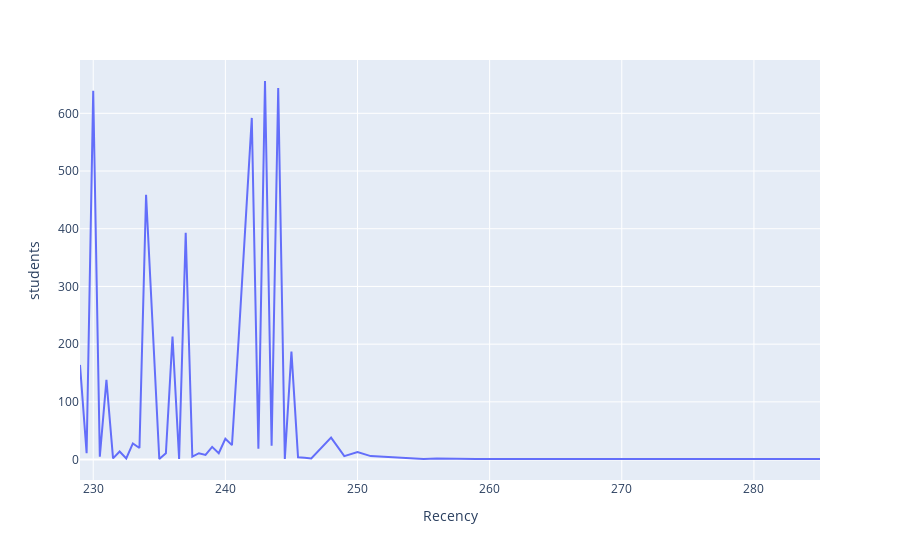

The cell this chart's notebook holds for it:
### Code cell
recency_analysis = rfm.groupby('Recency', as_index=False) \
    .agg({'id_student': 'count'}) \
    .rename(columns={'id_student': 'students'})
fig = px.line(recency_analysis, x='Recency', y='students')
fig.show()

# По созданному графику можно заметить, что время сдачи экзаменов можно разделить на три промежутка
# 1 - время сдачи менее 233 дней после начала курса
# 2 - время сдачи находится в промежутке (232; 239] дней после начала курса
# 3 - время сдачи больше 239 дней после начала курса

### Figure 1 — Plotly figure (JSON) as saved in the notebook; plotly's stock layout.template omitted (floating-point values rounded to 4 significant figures)
{"data": [{"hovertemplate": "Recency=%{x}<br>students=%{y}<extra></extra>", "legendgroup": "", "line": {"color": "#636efa", "dash": "solid"}, "mode": "lines", "name": "", "orientation": "v", "showlegend": false, "type": "scatter", "x": [229, 229.5, 230, 230.5, 231, 231.5, 232, 232.5, 233, 233.5, 234, 235, 235.5, 236, 236.5, 237, 237.5, 238, 238.5, 239, 239.5, 240, 240.5, 241, 242, 242.5, 243, 243.5, 244, 244.5, 245, 245.5, 246, 246.5, 248, 249, 250, 251, 252, 255, 256, 259, 266, 279, 285], "xaxis": "x", "y": [164, 11, 639, 5, 138, 2, 14, 2, 28, 20, 459, 1, 11, 213, 1, 393, 5, 11, 8, 22, 11, 36, 25, 207, 592, 19, 656, 24, 644, 1, 187, 4, 3, 2, 38, 6, 13, 6, 5, 1, 2, 1, 1, 1, 1], "yaxis": "y"}], "layout": {"legend": {"tracegroupgap": 0}, "margin": {"t": 60}, "xaxis": {"anchor": "y", "domain": [0, 1], "title": {"text": "Recency"}}, "yaxis": {"anchor": "x", "domain": [0, 1], "title": {"text": "students"}}}}
